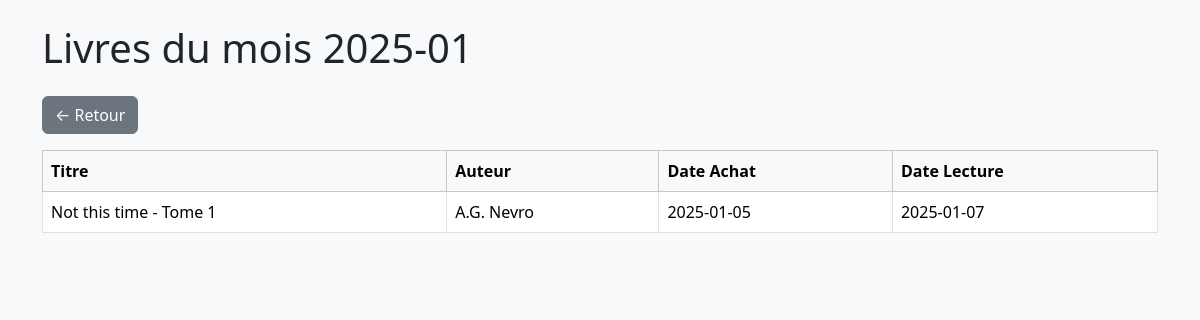
The app's page /php/details.php?mois=2025-01 with its own data.
### tables this page shows
CREATE TABLE `library` (
  `ID` int(11) NOT NULL,
  `Auteur` varchar(50) NOT NULL,
  `Titre` varchar(62) NOT NULL,
  `Dedicace` varchar(3) NOT NULL,
  `Marquepages` varchar(30) DEFAULT NULL,
  `Goodies` varchar(30) DEFAULT NULL,
  `ISBN` varchar(17) DEFAULT NULL,
  `Format` varchar(14) DEFAULT NULL,
  `Prix` decimal(10,2) DEFAULT NULL,
  `Date_achat` date DEFAULT NULL,
  `Date_lecture` date DEFAULT NULL,
  `Relecture` date DEFAULT NULL,
  `Chronique_ecrite` varchar(30) DEFAULT NULL,
  `Chronique_publiee` varchar(30) DEFAULT NULL,
  `Details` varchar(255) DEFAULT NULL,
  `Chronique` varchar(255) DEFAULT NULL,
  `Maison_edition` varchar(39) DEFAULT NULL,
  `Nombre_pages` varchar(4) DEFAULT NULL,
  `Notation` varchar(13) DEFAULT NULL,
  `Genre` varchar(28) DEFAULT NULL,
  `Couverture` varchar(255) DEFAULT NULL,
  `Couple` varchar(37) DEFAULT NULL,
  `Themes` varchar(255) DEFAULT NULL,
  `Date_achat_temp` date DEFAULT NULL,
  `localisation` varchar(255) NOT NULL
);

### php/details.php (the view, shortened to what this page needs)
<?php
include 'connexion.php';
$annee = $_GET['annee'] ?? null;
$mois = $_GET['mois'] ?? null;
$livres = [];
try {
    if ($annee) {
        $stmt = $pdo->prepare("
            SELECT * FROM library
            WHERE (YEAR(Date_achat) = :annee OR YEAR(Date_lecture) = :annee)
            ORDER BY Date_achat, Date_lecture
        ");
        $stmt->execute(['annee' => $annee]);
        $livres = $stmt->fetchAll(PDO::FETCH_ASSOC);
        $titre = "Livres de l'année $annee";
    } elseif ($mois) {
        $stmt = $pdo->prepare("
            SELECT * FROM library
            WHERE (DATE_FORMAT(Date_achat, '%Y-%m') = :mois OR DATE_FORMAT(Date_lecture, '%m-%Y') = :mois)
            ORDER BY Date_achat, Date_lecture
        ");
        $stmt->execute(['mois' => $mois]);
        $livres = $stmt->fetchAll(PDO::FETCH_ASSOC);
        $titre = "Livres du mois $mois";
    } else {
        $titre = "Période non spécifiée";
    }
} catch (PDOException $e) {
    $erreur = "Erreur lors de la récupération : " . $e->getMessage();
}
?>
<!DOCTYPE html>
<html lang="fr">
<head>
    <link rel="stylesheet" href="https://cdn.jsdelivr.net/npm/bootstrap@5.3.6/dist/css/bootstrap.min.css" />
</head>
<body class="bg-light">
<div class="container py-4">
    <h1 class="mb-4"><?= htmlspecialchars($titre) ?></h1>
    <a href="stats.php" class="btn btn-secondary mb-3">← Retour</a>
    <?php if (isset($erreur)): ?>
        <div class="alert alert-danger"><?= htmlspecialchars($erreur) ?></div>
    <?php elseif (empty($livres)): ?>
        <div class="alert alert-warning">Aucun livre trouvé pour cette période.</div>
    <?php else: ?>
        <div class="table-responsive">
            <table class="table table-bordered bg-white">
                <thead class="table-light">
                    <tr>
                        <th>Titre</th>
                        <th>Auteur</th>
                        <th>Date Achat</th>
                        <th>Date Lecture</th>
                    </tr>
                </thead>
                <tbody>
                    <?php foreach ($livres as $livre): ?>
                        <tr>
                            <td><?= htmlspecialchars($livre['Titre']) ?></td>
                            <td><?= htmlspecialchars($livre['Auteur']) ?></td>
                            <td><?= htmlspecialchars($livre['Date_achat']) ?></td>
                            <td><?= htmlspecialchars($livre['Date_lecture']) ?></td>
                        </tr>
                    <?php endforeach; ?>
                </tbody>
            </table>
        </div>
    <?php endif; ?>
</div>
</body>
</html>

### records on screen
library: Titre "Not this time - Tome 1", Auteur "A.G. Nevro", Date_achat "2025-01-05", Date_lecture "2025-01-07"

### other values on screen
$titre "Livres du mois 2025-01"
